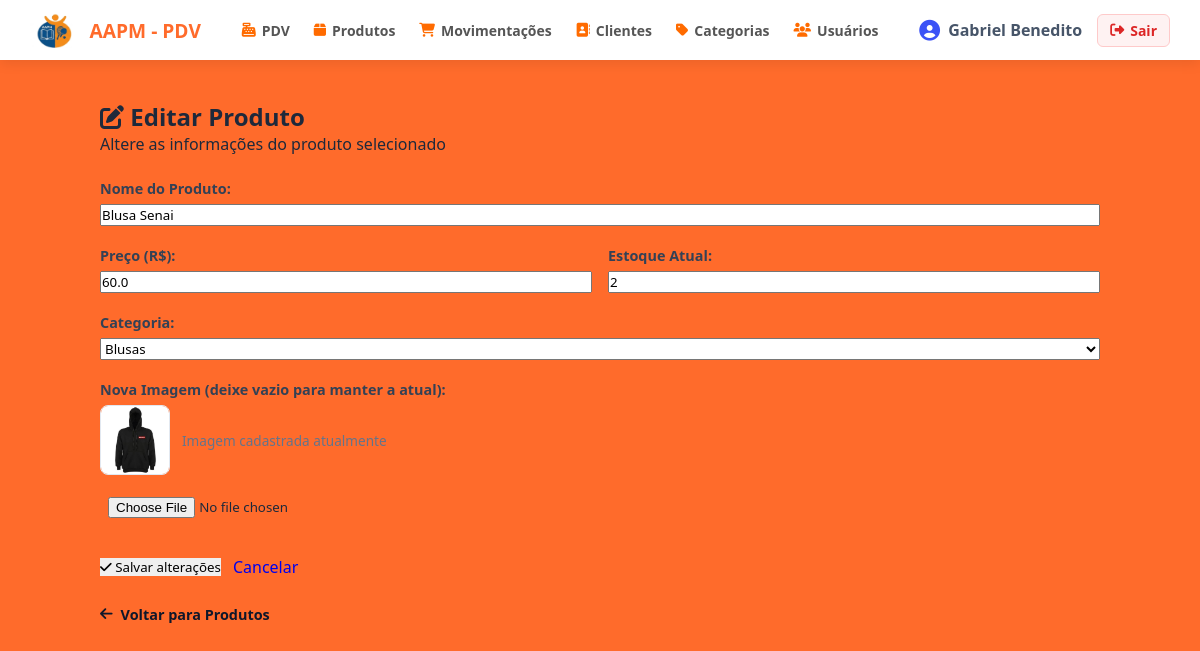
The app's page /produtos/2/editar (signed in), older data.
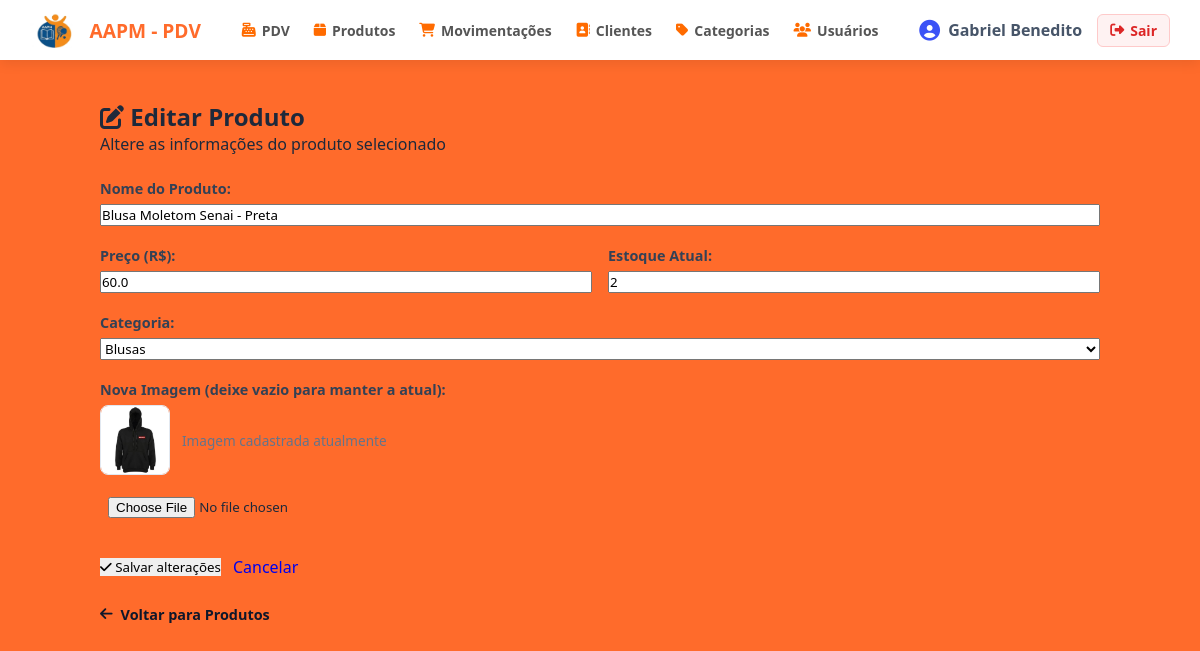
The same page, newer data.
### app/models/produto.py (models this page shows, shortened)
class Produto(Base):
    __tablename__ = "produtos"
    id = Column(Integer, primary_key=True, autoincrement=True, index=True)
    nome = Column(String(150), nullable=False, index=True)
    preco = Column(Float, nullable=False, default=0.0)
    estoque_atual = Column(Integer, nullable=False, default=0)
    ativo = Column(Boolean, default=True)
    imagem_path = Column(String(255), nullable=True)
    categoria_id = Column(Integer, ForeignKey("categorias.id", ondelete="SET NULL"), nullable=True )
    categoria = relationship("Categoria", back_populates="produtos")

### app/controllers/produto_controller.py (the view)
@router.get("/{produto_id}/editar")
def form_editar_produto(
    produto_id: int,
    request: Request,
    db: Session = Depends(get_db),
    admin = Depends(get_admin)
):
    editando   = db.query(Produto).filter(Produto.id == produto_id).first()
    categorias = db.query(Categoria).filter(Categoria.ativo == True).all()
    if not editando:
        return RedirectResponse(url="/produtos", status_code=302)
    return templates.TemplateResponse(
        request,
        "produtos/editar.html",
        {
            "request":    request,
            "usuario":    admin,
            "editando":   editando,
            "categorias": categorias
        }
    )

### app/templates/produtos/editar.html (shortened to what this page needs)
{% extends "base.html" %}
{% block content %}
<div class="page-card header-card">
    <div class="title-group">
        <h2><i class="fa-solid fa-pen-to-square"></i> Editar Produto</h2>
        <p>Altere as informações do produto selecionado</p>
    </div>
</div>
<div class="page-card">
    {% include "produtos/form.html" %}
</div>
<div>
    <a href="/produtos" style="text-decoration: none; color: #0f172a; font-weight: 600; font-size: 0.9rem; display: inline-flex; align-items: center; gap: 8px;">
        <i class="fa-solid fa-arrow-left"></i> Voltar para Produtos
    </a>
</div>
{% endblock %}

### app/templates/produtos/form.html (shortened to what this page needs)
<form action="{{ '/produtos/' + editando.id|string + '/editar' if editando else '/produtos/novo' }}"
      method="post"
      enctype="multipart/form-data"
      style="display: flex; flex-direction: column; gap: 20px;">
    <div style="display: flex; flex-direction: column; gap: 6px;">
        <label style="font-weight: 600; color: #334155; font-size: 0.9rem;">Nome do Produto:</label>
        <input type="text"
               name="nome"
               class="input-control"
               placeholder="Ex: Camiseta Universitária"
               value="{{ editando.nome if editando else (valores.nome if valores else '') }}"
               required>
    </div>
    <div style="display: grid; grid-template-columns: 1fr 1fr; gap: 16px;">
        <div style="display: flex; flex-direction: column; gap: 6px;">
            <label style="font-weight: 600; color: #334155; font-size: 0.9rem;">Preço (R$):</label>
            <input type="number"
                   name="preco"
                   step="0.01"
                   min="0"
                   class="input-control"
                   placeholder="0,00"
                   value="{{ editando.preco if editando else (valores.preco if valores else '0.00') }}"
                   required>
        </div>
        <div style="display: flex; flex-direction: column; gap: 6px;">
            <label style="font-weight: 600; color: #334155; font-size: 0.9rem;">Estoque Atual:</label>
            <input type="number"
                   name="estoque_atual"
                   min="0"
                   class="input-control"
                   placeholder="0"
                   value="{{ editando.estoque_atual if editando else (valores.estoque_atual if valores else '0') }}"
                   required>
        </div>
    </div>
    <div style="display: flex; flex-direction: column; gap: 6px;">
        <label style="font-weight: 600; color: #334155; font-size: 0.9rem;">Categoria:</label>
        <select name="categoria_id" class="select-control" style="width: 100%;">
            {% for c in categorias %}
                <option value="{{ c.id }}"
                    {{ 'selected' if (editando and editando.categoria_id == c.id) or (valores and valores.categoria_id == c.id) else '' }}>
                    {{ c.nome }}
                </option>
            {% endfor %}
        </select>
    </div>
    <div style="display: flex; flex-direction: column; gap: 6px;">
        <label style="font-weight: 600; color: #334155; font-size: 0.9rem;">
            {{ "Nova Imagem (deixe vazio para manter a atual):" if editando else "Imagem do Produto:" }}
        </label>
        {% if editando and editando.imagem_path %}
            <div style="margin-bottom: 8px; display: flex; align-items: center; gap: 12px;">
                <img src="/static/{{ editando.imagem_path }}"
                     alt="{{ editando.nome }}"
                     style="width: 70px; height: 70px; border-radius: 8px; object-fit: cover; border: 1px solid #e2e8f0;">
                <span style="font-size: 0.85rem; color: #64748b;">Imagem cadastrada atualmente</span>
            </div>
        {% endif %}
        <input type="file"
               name="imagem"
               accept=".jpg,.jpeg,.png,.webp"
               class="input-control"
               style="padding: 8px;">
    </div>
    <div style="display: flex; align-items: center; gap: 12px; margin-top: 10px;">
        <button type="submit" class="btn-primary" style="cursor: pointer; border: none;">
            <i class="fa-solid fa-check"></i> {{ "Salvar alterações" if editando else "Criar produto" }}
        </button>
        <a href="/produtos" class="btn-secondary" style="text-decoration: none; display: inline-flex; align-items: center;">
            Cancelar
        </a>
    </div>
</form>

Row changes from the older to the newer data that the page shows:
changed Produto: nome "Blusa Senai" → "Blusa Moletom Senai - Preta"
